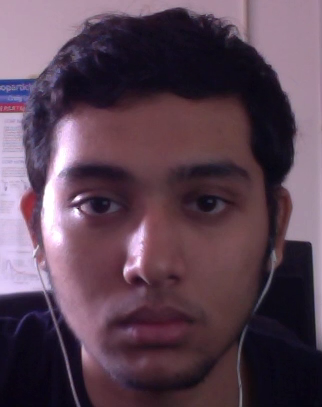
#> input picture frame 33 of Eye_OpenCV/inputFiles/inputShalin.mp4, 322 x 407 px, given in place of the camera
$ python main.py   (Python 2 division)   (older library calls are emulated)
#> lines starting #> are read from the running program, lines starting #| are printed output that depends on the picture; after the words box and inside, x2 and y2 are one past the last pixel; in counts of white or black regions, pixels touching at a corner belong together
### Eye_OpenCV/eyes.py
import cv2
# import cv
import numpy as np
from copy import copy
import contour

# TODO: define relative path(s), already using the fastest cascade
# face_cascade = cv2.CascadeClassifier('C:/Users/User/Desktop/opencv/sources/data/haarcascades/haarcascade_frontalface_default.xml')
# eye_cascade = cv2.CascadeClassifier('C:/Users/User/Desktop/opencv/sources/data/haarcascades/haarcascade_eye.xml')
# eye_cascade = cv2.CascadeClassifier('C:/Program Files/MATLAB/R2015b/toolbox/vision/visionutilities/classifierdata/cascade/haar/haarcascade_mcs_righteye.xml')
eye_cascade = cv2.CascadeClassifier('C:/Program Files/MATLAB/R2015b/toolbox/vision/visionutilities/classifierdata/cascade/haar/haarcascade_mcs_eyepair_big.xml')
# eye_cascade = cv2.CascadeClassifier('C:/Program Files/MATLAB/R2015b/toolbox/vision/visionutilities/classifierdata/cascade/haar/haarcascade_mcs_eyepair_small.xml')

# Mask parameters
width_reduction_factor = 0.5  # TODO: optimize (used to dynamically mask out left eye; decreasing this might help but it hasn't for me)

# Grabcut parameters
num_iters = 1  # TODO: optimize (increasing this doesn't seem to make a difference)

# [5 lines of commented-out code are left out]

# [8 lines left out: function show_eyes, not called in this run]

def find_eyes(img_in, border):
    img = copy(img_in)

    # ROI
    img_gray = cv2.cvtColor(img, cv2.COLOR_BGR2GRAY)
    eyes = eye_cascade.detectMultiScale(img_gray)
    eyes_rect = None
    max_area = 0
    for (x, y, width, height) in eyes:
        area = width*height
        if area > max_area:
            max_area = area
            eyes_rect = (x, y, width, height)
    # if eyes_rect is not None:
    #     cv2.rectangle(img, (x, y), (x+width, y+height), (0, 255, 0), 2)

    # IF (1) Viola-Jones doesn't detect eye region
    # OR IF (2) detected region is too small (less than the area of the square "(2*border)^2")
    # TODO: maybe try (eyes_rect[2] <= 2*border and eyes_rect[3] <= 2*border)
    # THEN return a zero-dimensional bounding box
    if (eyes_rect is None) or (eyes_rect[2]*eyes_rect[3] <= (2*border)**2):
        return (0, 0, 0, 0)
    (global_x, global_y, global_w, global_h) = eyes_rect
    x = eyes_rect[0]-border
    y = eyes_rect[1]-border
    width = eyes_rect[2]+2*border
    height = eyes_rect[3]+2*border

    # Grabcut, reference on Google Drive
    eyes_roi = img[y:y+height,x:x+width]
    mask = np.zeros(eyes_roi.shape[:2],np.uint8)
    bgdModel = np.zeros((1,65),np.float64)
    fgdModel = np.zeros((1,65),np.float64)
    reduced_width = int(width*width_reduction_factor)
    right_eye_rect = (border, border, width-2*border, height-2*border) # TODO: optimize shape of positive mask
    cv2.grabCut(eyes_roi,mask,right_eye_rect,bgdModel,fgdModel,num_iters,cv2.GC_INIT_WITH_RECT)
    mask2 = np.where((mask==2)|(mask==0),0,1).astype('uint8')

    eyes_roi = eyes_roi*mask2[:,:,np.newaxis]
    eyes_roi[:height, width-reduced_width:, :] = np.zeros((height, reduced_width, 3), np.uint8)

    # img_out = cv2.resize(eyes_roi, (2*width, 2*height))
    # img_out = contour.draw_rect_contour(eyes_roi, right_eye_rect)
    local_eye_rect = contour.find_bounding_rect(eyes_roi)
    # TODO: fix position offset hack! (for some reason, the red boundng box needs to be shifted up by "-global_h/4")
    return (local_eye_rect[0]+global_x, local_eye_rect[1]+global_y-global_h/4, local_eye_rect[2], local_eye_rect[3])

### Eye_OpenCV/contour.py
import cv2
import numpy as np
from copy import copy

def draw_rect_contour(img_in, rect):
    img = copy(img_in)
    (x, y, width, height) = rect
    contour = np.array([(x, y), (x, y+height),
                        (x+width, y+height), (x+width, y)],
                       dtype=np.int)
    cv2.drawContours(img, [contour], -1, (0, 0, 255), 1)
    return img

def find_bounding_rect(img_in):
    mask = cv2.inRange(img_in, (1,1,1), (255,255,255))
    contours, hierarchy = cv2.findContours(mask, cv2.RETR_TREE, cv2.CHAIN_APPROX_SIMPLE)[-2:]

    contour = None
    max_area = 0.0
    for i in range(len(contours)):
        if cv2.contourArea(contours[i]) > max_area:
            contour = contours[i]
            max_area = cv2.contourArea(contours[i])

    return cv2.boundingRect(contour)

### Eye_OpenCV/main.py
import cv2
import time
import eyes
import contour
import matplotlib.pyplot as plt

# [6 lines of commented-out code are left out]

capture = cv2.VideoCapture(0)  # TODO: use next line instead for video instead of webcam
# capture = cv2.VideoCapture('C:/Users/User/OneDrive/Duke/6_Spring_2016/ECE_590/drowsiness-detection/Training_Data/Videos/Tom/20160220_110118.mp4')
scale = 1.0  # TODO: decrease slightly for performance, but not too much; otherwise can be buggy
border = 10  # TODO: optimize negative mask region (currently a border around positive mask region/rectangle); more or less optimized for myself

fourcc = cv2.VideoWriter_fourcc('M','J','P','G') # TODO: platform dependent video output; check using python os
# TODO: establish relative path
out = cv2.VideoWriter('C:/Users/User/OneDrive/Duke/6_Spring_2016/ECE_590/drowsiness-detection/Eye_OpenCV/output.avi', fourcc, 20.0, (640, 480))

# Timeseries
t_series = []
percentage_open_series = []
blink_series = []
plt.ion()
plt.show()
init_time = time.time()

# cv2.namedWindow('in')
cv2.namedWindow('out')
# i = 0
key = -1
while capture.isOpened():
    start_time = time.time()

    success, img = capture.read()
#> img is the input picture: shape (407, 322, 3); mean B, G, R 82.9, 67.6, 90.5
    # img = cv2.imread(filenames[i], cv2.IMREAD_COLOR)
    if img is not None:
        (height, width) = img.shape[:2]
#> height = 407; width = 322
        img = cv2.resize(img, (int(width*scale), int(height*scale)), interpolation=cv2.INTER_AREA)
        (height, width) = img.shape[:2]
        if height > 0 and width > 0:
            # [4 lines of commented-out code are left out]
            eye_rect = eyes.find_eyes(img, border)
#> in find_eyes, `img_gray = cv2.cvtColor(img, cv2.COLOR_BGR2GRAY)`:
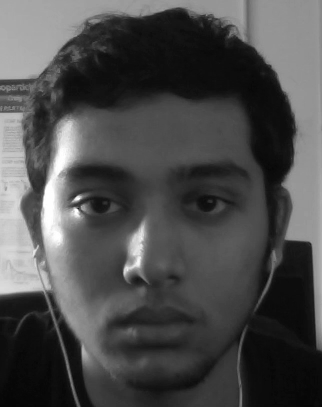
#> img_gray: shape (407, 322); min 5, max 255, mean 76.1
#> in find_eyes, `eyes = eye_cascade.detectMultiScale(img_gray)`: eyes = [[81, 186, 156, 38]]
#> the loop in find_eyes, `for (x, y, width, height) in eyes:` made 1 pass
#> (x, y, width, height, area, max_area) on pass 1: (81, 186, 156, 38, 5928, 5928)
#> after the loop in find_eyes, `for (x, y, width, height) in eyes:`: max_area = 5928
#> in find_eyes, `(global_x, global_y, global_w, global_h) = eyes_rect`: global_x = 81; global_y = 186; global_w = 156; global_h = 38
#> in find_eyes, `x = eyes_rect[0]-border`: x = 71
#> in find_eyes, `y = eyes_rect[1]-border`: y = 176
#> in find_eyes, `height = eyes_rect[3]+2*border`: height = 58
#> in find_eyes, `eyes_roi = img[y:y+height,x:x+width]`:
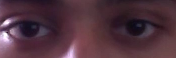
#> eyes_roi: shape (58, 176, 3); mean B, G, R 62.1, 50.6, 80.1
#> in find_eyes, `reduced_width = int(width*width_reduction_factor)`: reduced_width = 88
#> in find_eyes, `right_eye_rect = (border, border, width-2*border, height-2*border)`: right_eye_rect = (10, 10, 156, 38)
#> in find_eyes, `eyes_roi = eyes_roi*mask2[:,:,np.newaxis]`: eyes_roi: shape (58, 176, 3); every value is 0
#> in find_bounding_rect, `mask = cv2.inRange(img_in, (1,1,1), (255,255,255))`: mask: shape (58, 176); every value is 0
#> in find_bounding_rect, `contours, hierarchy = cv2.findContours(mask, cv2.RETR_TREE, cv2.CHAIN_..`: contours = []
#> after the loop in find_bounding_rect, `for i in range(len(contours)):`: max_area = 0
#> in find_eyes, `local_eye_rect = contour.find_bounding_rect(eyes_roi)`: local_eye_rect = (0, 0, 0, 0)
#> eye_rect = (81, 177, 0, 0)
            # cv2.imshow('out', img)
            # eye_rect = contour.find_bounding_rect(img)
            img_out = contour.draw_rect_contour(img, eye_rect)
#> in draw_rect_contour, `(x, y, width, height) = rect`: x = 81; y = 177; width = 0
#> in draw_rect_contour, `contour = np.array([(x, y), (x, y+height), (x+width, y+height), (x+wid..`: contour = [[81, 177], [81, 177], [81, 177], [81, 177]]
#> in draw_rect_contour, `cv2.drawContours(img, [contour], -1, (0, 0, 255), 1)`: img: shape (407, 322, 3); under 0.01% of pixels changed, all inside (x1, y1, x2, y2) = (81, 177, 82, 178)
            cv2.imshow('out', img_out)

            # # Plot timeseries
            total_elapsed_time = time.time() - init_time
            percentage_eye_open = 0.0
            if (eye_rect[2] > 0) and (eye_rect[3] > 0):
                percentage_eye_open = 1.0*eye_rect[3]/eye_rect[2]
            print 'width = ' + str(eye_rect[2])
#| width = 0
            print 'height = ' + str(eye_rect[3])
#| height = 0
            print 'percentage_eye_open = ' + str(percentage_eye_open)
            t_series.append(total_elapsed_time)
            percentage_open_series.append(percentage_eye_open)

            # TODO: comment out graphing for performance
            plt.axis([0, total_elapsed_time+1, 0, 1])
            # plt.plot(t_series, percentage_open_series)
            plt.scatter(t_series, percentage_open_series)
            plt.draw()
            plt.pause(0.001)
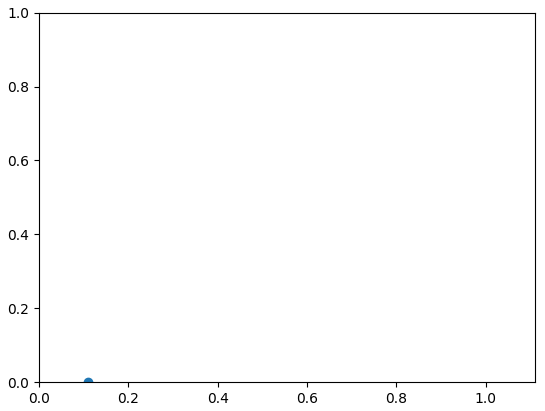
#> figure drawn by matplotlib, 1 panel
        else:
            print 'zero size'
            break

        elapsed_time = time.time() - start_time
        fps = 1/elapsed_time
        # print 'fps = ' + str(fps)
        num_frames_out = int(30/fps)
        for i in range(num_frames_out):
            # TODO: comment out video output for performance
            out.write(img_out)
    else:
        print 'no input'
        break
    # i += 1
    if cv2.waitKey(30) == ord('q'):
#> (key q is pressed here)
        break

capture.release()
out.release()
cv2.destroyAllWindows()

$ run again, starting later in the video
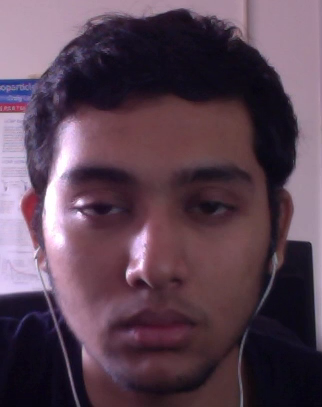
#> input picture frame 152 of Eye_OpenCV/inputFiles/inputShalin.mp4, 322 x 407 px, given in place of the camera
#> img is the input picture: shape (407, 322, 3); mean B, G, R 82.8, 67.6, 90.5
#> in find_eyes, `img_gray = cv2.cvtColor(img, cv2.COLOR_BGR2GRAY)`:
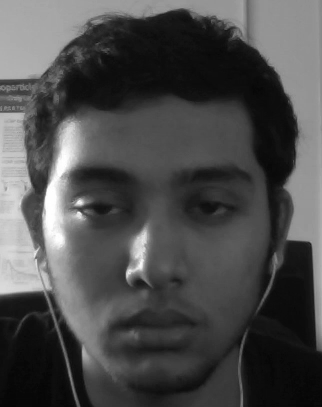
#> img_gray: shape (407, 322); min 4, max 255, mean 76.1
#> eyes = [[87, 191, 155, 38]]
#> the loop in find_eyes, `for (x, y, width, height) in eyes:` made 1 pass
#> (x, y, width, height, area, max_area) on pass 1: (87, 191, 155, 38, 5890, 5890)
#> after the loop in find_eyes, `for (x, y, width, height) in eyes:`: max_area = 5890
#> global_x = 87; global_y = 191; global_w = 155; global_h = 38
#> in find_eyes, `x = eyes_rect[0]-border`: x = 77
#> in find_eyes, `y = eyes_rect[1]-border`: y = 181
#> in find_eyes, `width = eyes_rect[2]+2*border`: width = 175
#> in find_eyes, `height = eyes_rect[3]+2*border`: height = 58
#> in find_eyes, `eyes_roi = img[y:y+height,x:x+width]`:
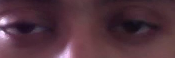
#> eyes_roi: shape (58, 175, 3); mean B, G, R 61.5, 50.6, 81.9
#> reduced_width = 87
#> right_eye_rect = (10, 10, 155, 38)
#> mask: shape (58, 175); every value is 0
#> contours = []
#> after the loop in find_bounding_rect, `for i in range(len(contours)):`: max_area = 0
#> local_eye_rect = (0, 0, 0, 0)
#> eye_rect = (87, 182, 0, 0)
#> in draw_rect_contour, `(x, y, width, height) = rect`: x = 87; y = 182; width = 0
#> contour = [[87, 182], [87, 182], [87, 182], [87, 182]]
#> img: shape (407, 322, 3); under 0.01% of pixels changed, all inside (x1, y1, x2, y2) = (87, 182, 88, 183)
#| width = 0
#| height = 0
